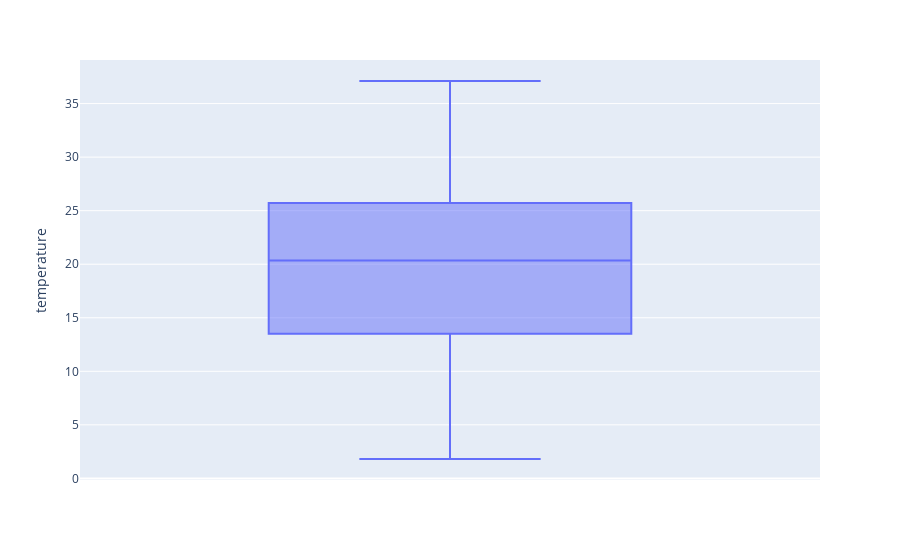

This figure's notebook cell:
### Code cell
fig2= px.box(energy_data,y='temperature')
fig2.show()

### Figure 1 — Plotly figure (JSON) as saved in the notebook; plotly's stock layout.template omitted (floating-point values rounded to 4 significant figures; data arrays with more than 128 entries replaced by an {"elided": "..."} marker saying what was removed)
{"data": [{"alignmentgroup": "True", "hovertemplate": "temperature=%{y}<extra></extra>", "legendgroup": "", "marker": {"color": "#636efa"}, "name": "", "notched": false, "offsetgroup": "", "orientation": "v", "showlegend": false, "type": "box", "x0": " ", "xaxis": "x", "y": {"elided": "9568 float values"}, "y0": " ", "yaxis": "y"}], "layout": {"boxmode": "group", "legend": {"tracegroupgap": 0}, "margin": {"t": 60}, "xaxis": {"anchor": "y", "domain": [0, 1]}, "yaxis": {"anchor": "x", "domain": [0, 1], "title": {"text": "temperature"}}}}
